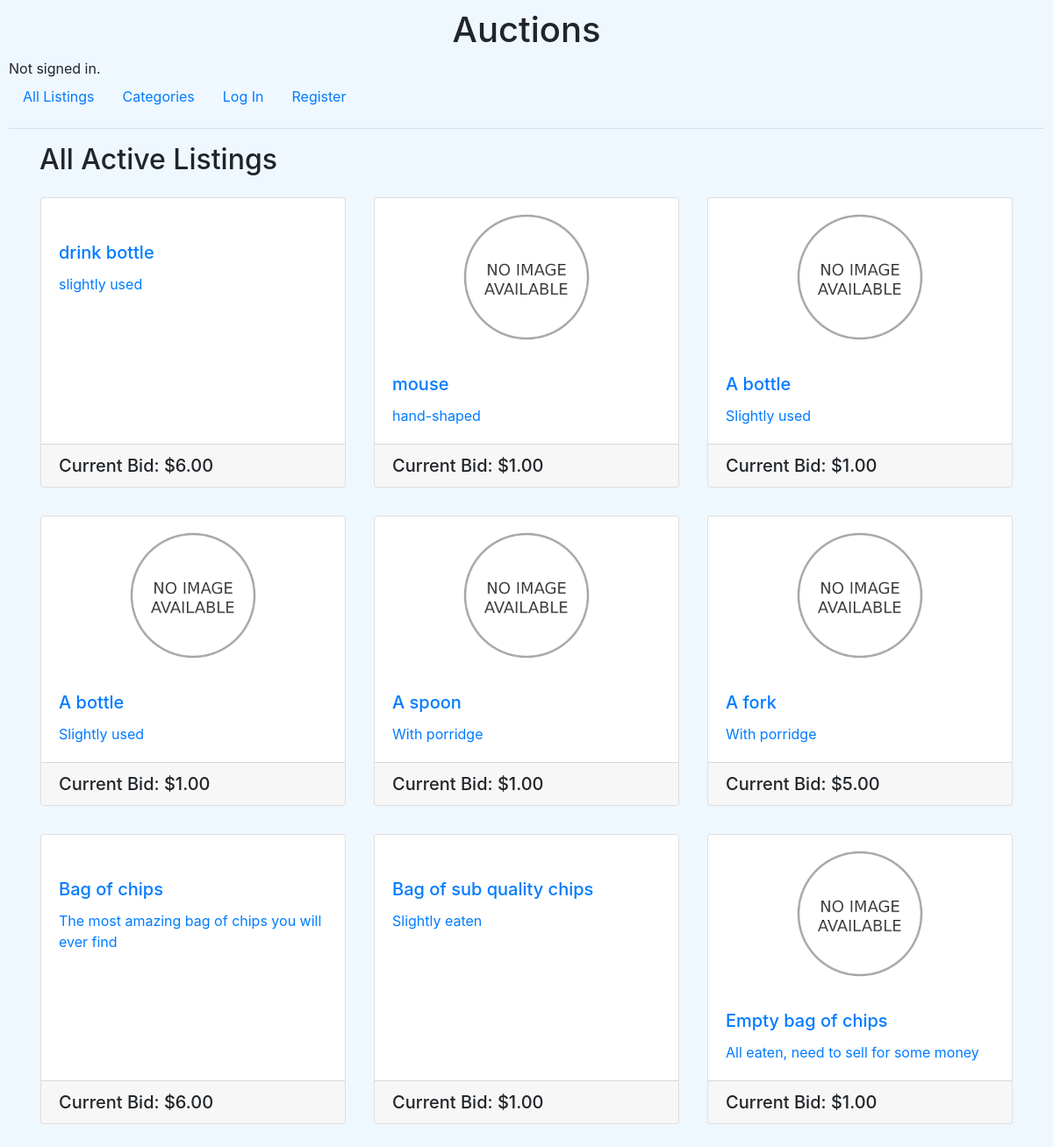
The page / on the database its author committed.
### auctions/models.py (models this page shows, shortened)
class Listing(models.Model):
    name = models.CharField(max_length=64)
    description = models.CharField(max_length=255)
    start_price = models.IntegerField(default=0)
    image = models.CharField(max_length=255)
    category = models.CharField(max_length=64)
    active = models.BooleanField(default=True)
    owner = models.ForeignKey(User, on_delete=models.CASCADE, related_name="listings")
    winner = models.ForeignKey(User, null=True, blank=True, on_delete=models.CASCADE, related_name="won")
    CATEGORIES = [
        ('arts', 'Arts'),
        ('electronics', 'Electronics'),
        ('farming', 'Farming'),
        ('fashion', 'Fashion'),
        ('home', 'Home'),
        ('sports', 'Sports'),
        ('toys', 'Toys'),
        ]
    category = models.CharField(max_length=64, choices=CATEGORIES)
    def current_price(self):
        if (self.bids.first() != None):
            return self.bids.first().price
        return self.start_price

class Bid(models.Model):
    price = models.IntegerField()
    user = models.ForeignKey(User, on_delete=models.CASCADE, related_name="bids")
    listing = models.ForeignKey(Listing, on_delete=models.CASCADE, related_name="bids")
    class Meta:
        ordering = ['-price']

### auctions/views.py (the view)
# urls.py: path("", views.index, name="index"),
def index(request):
    return render(request, "auctions/index.html", {
        "listings": Listing.objects.filter(active=True),
        "title": "All Active Listings"
    })

### auctions/templates/auctions/index.html (shortened to what this page needs)
{% extends "auctions/layout.html" %}
{% block body %}
    <div class="container">
        <h2>{{ title }}</h2>
        <div class="row row-cols-1 row-cols-md-3 g-4">
            {% for listing in listings %}
            <div class="col p-3">
                <div class="card h-100">
                    {% if listing.image %}
                    <img src="{{ listing.image }}" class="card-img-top" alt="">
                    {% else %}
                    <img src="static/auctions/noimage.png" class="card-img-top">
                    {% endif %}
                    <div class="card-body w-100">
                        <a href="{% url 'listing' listing.id %}" class="">
                            <h5 class="card-title">{{listing.name}}</h5>
                            <p class="card-text">{{listing.description}}</p>
                        </a>
                    </div>
                    <div class="card-footer w-100">
                        <h5 class="card-text">Current Bid: ${{listing.current_price}}.00</h5>
                    </div>
                </div>
            </div>
            {% empty %}
                <li>No Listings</li>
            {% endfor %}
        </div>
    </div>
{% endblock %}

### auctions/templates/auctions/layout.html (shortened to what this page needs)
{% load static %}
<!DOCTYPE html>
<html lang="en">
    <head>
        <link rel="stylesheet" href="https://stackpath.bootstrapcdn.com/bootstrap/4.4.1/css/bootstrap.min.css">
        <link href="{% static 'auctions/styles.css' %}" rel="stylesheet">
    </head>
    <body>
        <h1 class="text-center">Auctions</h1>
        <div>
            {% if user.is_authenticated %}
                Signed in as <strong>{{ user.username }}</strong>.
            {% else %}
                Not signed in.
            {% endif %}
        </div>
        <ul class="nav">
            <li class="nav-item">
                <a class="nav-link" href="{% url 'index' %}">All Listings</a>
            </li>
            <li class="nav-item">
                <a class="nav-link" href="{% url 'categories' %}">Categories</a>
            </li>
            {% if user.is_authenticated %}
                <li class="nav-item">
                    <a class="nav-link" href="{% url 'new' %}">New Listing</a>
                </li>
                <li class="nav-item">
                    <a class="nav-link" href="{% url 'listings' user.id %}">My Listings</a>
                </li>
                <li class="nav-item">
                    <a class="nav-link" href="{% url 'watchlist' %}">Watchlist</a>
                </li>
                <li class="nav-item">
                    <a class="nav-link" href="{% url 'logout' %}">Log Out</a>
                </li>
            {% else %}
                <li class="nav-item">
                    <a class="nav-link" href="{% url 'login' %}">Log In</a>
                </li>
                <li class="nav-item">
                    <a class="nav-link" href="{% url 'register' %}">Register</a>
                </li>
            {% endif %}
        </ul>
        <hr>
        {% block body %}
        {% endblock %}
    </body>
</html>

### auctions/static/auctions/styles.css (style rules this page uses)
body { padding: 10px; background-color:aliceblue }

### auctions/templates/auctions/index.html (style rules this page uses)
.card-img-top { max-width:150px; max-height:150px; margin: 15px; }
.card { align-items:center; align-content:center; }

### rows shown on the page
Listing: name "drink bottle", description "slightly used", current_price "6"
Listing: name "mouse", description "hand-shaped", current_price "1"
Listing: name "A bottle", description "Slightly used", current_price "1"
Listing: name "A bottle", description "Slightly used", current_price "1"
Listing: name "A spoon", description "With porridge", current_price "1"
Listing: name "A fork", description "With porridge", current_price "5"
Listing: name "Bag of chips", description "The most amazing bag of chips you will ever find", current_price "6"
Listing: name "Bag of sub quality chips", description "Slightly eaten", current_price "1"
Listing: name "Empty bag of chips", description "All eaten, need to sell for some money", current_price "1"

### other values the page prints
{{ title }} "All Active Listings"
